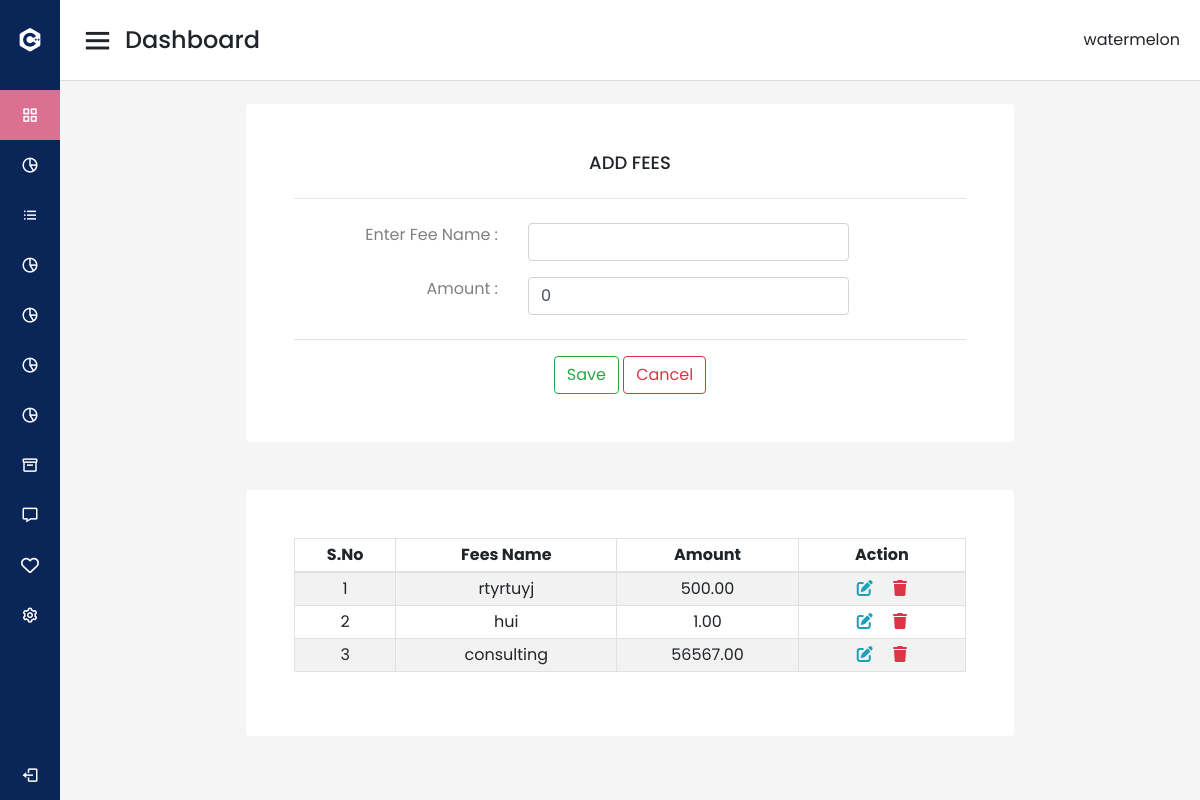
/add_fees/ (signed in), run on an earlier commit of the app's database.
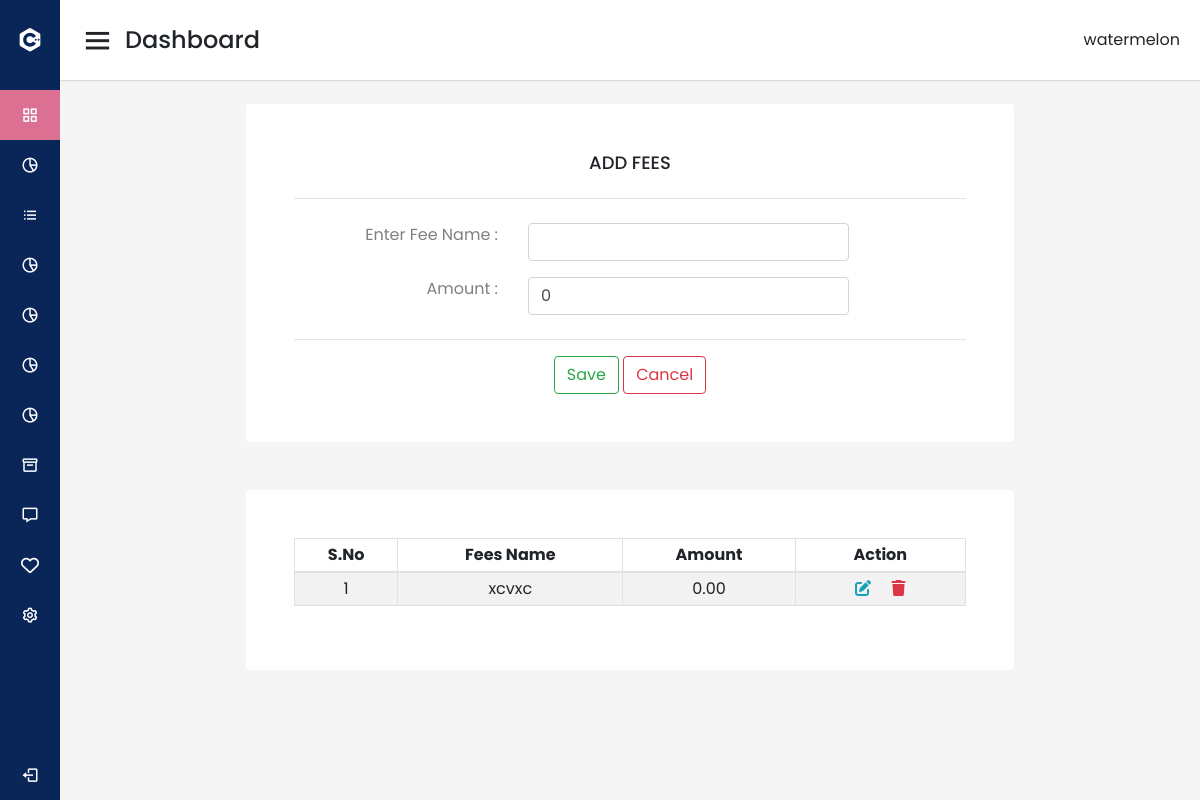
And on a later commit of the database.
### management/models.py (models this page shows)
class AddFees(models.Model):
    fee_name=models.CharField(max_length=30,unique=True)
    amount=models.DecimalField(max_digits=15, decimal_places=2)

### management/views.py (the view)
# urls.py: path('add_fees/',views.add_fees, name='add_fees'),
def add_fees(request):
    addfees= AddFees.objects.all()
    if request.method=="POST":
        amount=request.POST.get('amount')
        print(amount)
        form=AddFeesForm(request.POST)
        if form.is_valid():
            form.save()
            messages.success(request, 'created successfully')
            return redirect('add_fees')
        else:
            print(form.errors)
            return render(request,"management/add_fees.html",{'addfees':addfees,'form':form})
    else:
        form=AddFeesForm()
        return render(request,"management/add_fees.html",{'addfees':addfees,'form':form})

### management/forms.py
class AddFeesForm(forms.ModelForm):
   class Meta:
      model=AddFees
      fields = '__all__'

### management/templates/management/add_fees.html (shortened to what this page needs)
{% extends "management/navbar.html" %}
{% load static %}
{% block content %}
    <div class="container">
        <div class="card p-3 p-md-5 text-center">
            <h4>ADD FEES</h4>
            <hr class="hr-center">
            <form action="" method="POST">
                <div class="row">
                    <div class="col-md-4 my-2 text-left text-md-right">
                        <label for="fee_name">Enter&nbsp;Fee&nbsp;Name&nbsp;:</label>
                    </div>
                    <div class="col-md-6 my-2">
                        <input type="text" class="form-control" name="fee_name" value="{{form.fee_name.value|default_if_none:''}}" id="fee_name">
                    </div>
                </div>
                <div class="row">
                    <div class="col-md-4 my-2 text-left text-md-right">
                        <label for="amount">Amount&nbsp;:</label>
                    </div>
                    <div class="col-md-6 my-2">
                        <input type="text" class="form-control noZero empty_Zero" onkeypress="return validateFloatKeyPress(this,event);" name="amount" value="{{form.amount.value|default_if_none:'0'}}" id="amount">
                    </div>
                </div>
                <hr class="hr-center">
                <div>
                    <button type="submit" class="btn btn-outline-success">Save</button>
                    <button type="reset" class="btn btn-outline-danger">Cancel</button>
                </div>
            </form>
        </div>
        <div class="card p-5 text-center mt-5">
            <div class="table-responsive">
                <table class="table table-striped table-bordered">
                    <thead>
                        <tr>
                            <th>S.No</th>
                            <th>Fees&nbsp;Name</th>
                            <th>Amount</th>
                            <th>Action</th>
                        </tr>
                    </thead>
                    <tbody>
                        {% for i in addfees %}
                        <tr>
                            <td>{{forloop.counter}}</td>
                            <td>{{i.fee_name}}</td>
                            <td>{{i.amount}}</td>
                            <td><i class="fa-solid fa-edit px-2 text-info" onclick="view('{{i.id}}')" ob_id="{{i.id}}" id="add_fees{{i.id}}" fee_name="{{i.fee_name}}" amount="{{i.amount}}" data-toggle="modal" data-target="#edit_fees"></i></a>
                                <a data-toggle="modal" data-target="#delete" onclick="remove('{{i.id}}')"  ob_id="{{i.id}}"><i class="fa-solid fa-trash px-2 text-danger"></i></a></td>
                        </tr>
                        {% endfor %}
                    </tbody>
                </table>
            </div>
        </div>
    </div>
{% endblock %}

What changed in the data, as far as the page shows it:
removed AddFees: fee_name "rtyrtuyj", amount "500.00"
removed AddFees: fee_name "hui", amount "1.00"
removed AddFees: fee_name "consulting", amount "56567.00"
added AddFees: fee_name "xcvxc", amount "0.00"
